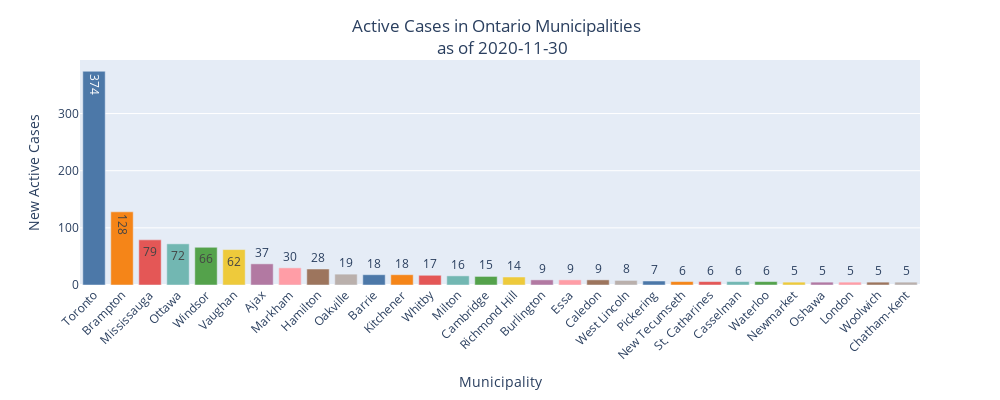

The code cell stored with this chart in its notebook:
### Code cell
fig = px.bar(df_municiaplity_now, y = 'total_confirmed_cases', x = 'municipality',
            text = 'total_confirmed_cases', color = 'municipality',
            color_discrete_sequence = px.colors.qualitative.T10)
fig.update_layout(
    showlegend=False,
    xaxis_title = "Municipality",
    yaxis_title = "New Active Cases",
    title={
        'text' : f" Active Cases in Ontario Municipalities  <br> as of {max(df_active.reported_date).date()}",
        'y' : 0.92,
        'x' : 0.5,
        'xanchor': 'center',
        'yanchor': 'top'
        },
    xaxis_tickangle = -45,
    uniformtext_minsize = 10)
fig.update_layout(
    width = 1000, height = 400)
fig

### Figure 1 — Plotly figure (JSON) as saved in the notebook; plotly's stock layout.template omitted (floating-point values rounded to 4 significant figures)
{"data": [{"alignmentgroup": "True", "hovertemplate": "municipality=%{x}<br>total_confirmed_cases=%{text}<extra></extra>", "legendgroup": "Toronto", "marker": {"color": "#4C78A8"}, "name": "Toronto", "offsetgroup": "Toronto", "orientation": "v", "showlegend": true, "text": [374], "textposition": "auto", "type": "bar", "x": ["Toronto"], "xaxis": "x", "y": [374], "yaxis": "y"}, {"alignmentgroup": "True", "hovertemplate": "municipality=%{x}<br>total_confirmed_cases=%{text}<extra></extra>", "legendgroup": "Brampton", "marker": {"color": "#F58518"}, "name": "Brampton", "offsetgroup": "Brampton", "orientation": "v", "showlegend": true, "text": [128], "textposition": "auto", "type": "bar", "x": ["Brampton"], "xaxis": "x", "y": [128], "yaxis": "y"}, {"alignmentgroup": "True", "hovertemplate": "municipality=%{x}<br>total_confirmed_cases=%{text}<extra></extra>", "legendgroup": "Mississauga", "marker": {"color": "#E45756"}, "name": "Mississauga", "offsetgroup": "Mississauga", "orientation": "v", "showlegend": true, "text": [79], "textposition": "auto", "type": "bar", "x": ["Mississauga"], "xaxis": "x", "y": [79], "yaxis": "y"}, {"alignmentgroup": "True", "hovertemplate": "municipality=%{x}<br>total_confirmed_cases=%{text}<extra></extra>", "legendgroup": "Ottawa", "marker": {"color": "#72B7B2"}, "name": "Ottawa", "offsetgroup": "Ottawa", "orientation": "v", "showlegend": true, "text": [72], "textposition": "auto", "type": "bar", "x": ["Ottawa"], "xaxis": "x", "y": [72], "yaxis": "y"}, {"alignmentgroup": "True", "hovertemplate": "municipality=%{x}<br>total_confirmed_cases=%{text}<extra></extra>", "legendgroup": "Windsor", "marker": {"color": "#54A24B"}, "name": "Windsor", "offsetgroup": "Windsor", "orientation": "v", "showlegend": true, "text": [66], "textposition": "auto", "type": "bar", "x": ["Windsor"], "xaxis": "x", "y": [66], "yaxis": "y"}, {"alignmentgroup": "True", "hovertemplate": "municipality=%{x}<br>total_confirmed_cases=%{text}<extra></extra>", "legendgroup": "Vaughan", "marker": {"color": "#EECA3B"}, "name": "Vaughan", "offsetgroup": "Vaughan", "orientation": "v", "showlegend": true, "text": [62], "textposition": "auto", "type": "bar", "x": ["Vaughan"], "xaxis": "x", "y": [62], "yaxis": "y"}, {"alignmentgroup": "True", "hovertemplate": "municipality=%{x}<br>total_confirmed_cases=%{text}<extra></extra>", "legendgroup": "Ajax", "marker": {"color": "#B279A2"}, "name": "Ajax", "offsetgroup": "Ajax", "orientation": "v", "showlegend": true, "text": [37], "textposition": "auto", "type": "bar", "x": ["Ajax"], "xaxis": "x", "y": [37], "yaxis": "y"}, {"alignmentgroup": "True", "hovertemplate": "municipality=%{x}<br>total_confirmed_cases=%{text}<extra></extra>", "legendgroup": "Markham", "marker": {"color": "#FF9DA6"}, "name": "Markham", "offsetgroup": "Markham", "orientation": "v", "showlegend": true, "text": [30], "textposition": "auto", "type": "bar", "x": ["Markham"], "xaxis": "x", "y": [30], "yaxis": "y"}, {"alignmentgroup": "True", "hovertemplate": "municipality=%{x}<br>total_confirmed_cases=%{text}<extra></extra>", "legendgroup": "Hamilton", "marker": {"color": "#9D755D"}, "name": "Hamilton", "offsetgroup": "Hamilton", "orientation": "v", "showlegend": true, "text": [28], "textposition": "auto", "type": "bar", "x": ["Hamilton"], "xaxis": "x", "y": [28], "yaxis": "y"}, {"alignmentgroup": "True", "hovertemplate": "municipality=%{x}<br>total_confirmed_cases=%{text}<extra></extra>", "legendgroup": "Oakville", "marker": {"color": "#BAB0AC"}, "name": "Oakville", "offsetgroup": "Oakville", "orientation": "v", "showlegend": true, "text": [19], "textposition": "auto", "type": "bar", "x": ["Oakville"], "xaxis": "x", "y": [19], "yaxis": "y"}, {"alignmentgroup": "True", "hovertemplate": "municipality=%{x}<br>total_confirmed_cases=%{text}<extra></extra>", "legendgroup": "Barrie", "marker": {"color": "#4C78A8"}, "name": "Barrie", "offsetgroup": "Barrie", "orientation": "v", "showlegend": true, "text": [18], "textposition": "auto", "type": "bar", "x": ["Barrie"], "xaxis": "x", "y": [18], "yaxis": "y"}, {"alignmentgroup": "True", "hovertemplate": "municipality=%{x}<br>total_confirmed_cases=%{text}<extra></extra>", "legendgroup": "Kitchener", "marker": {"color": "#F58518"}, "name": "Kitchener", "offsetgroup": "Kitchener", "orientation": "v", "showlegend": true, "text": [18], "textposition": "auto", "type": "bar", "x": ["Kitchener"], "xaxis": "x", "y": [18], "yaxis": "y"}, {"alignmentgroup": "True", "hovertemplate": "municipality=%{x}<br>total_confirmed_cases=%{text}<extra></extra>", "legendgroup": "Whitby", "marker": {"color": "#E45756"}, "name": "Whitby", "offsetgroup": "Whitby", "orientation": "v", "showlegend": true, "text": [17], "textposition": "auto", "type": "bar", "x": ["Whitby"], "xaxis": "x", "y": [17], "yaxis": "y"}, {"alignmentgroup": "True", "hovertemplate": "municipality=%{x}<br>total_confirmed_cases=%{text}<extra></extra>", "legendgroup": "Milton", "marker": {"color": "#72B7B2"}, "name": "Milton", "offsetgroup": "Milton", "orientation": "v", "showlegend": true, "text": [16], "textposition": "auto", "type": "bar", "x": ["Milton"], "xaxis": "x", "y": [16], "yaxis": "y"}, {"alignmentgroup": "True", "hovertemplate": "municipality=%{x}<br>total_confirmed_cases=%{text}<extra></extra>", "legendgroup": "Cambridge", "marker": {"color": "#54A24B"}, "name": "Cambridge", "offsetgroup": "Cambridge", "orientation": "v", "showlegend": true, "text": [15], "textposition": "auto", "type": "bar", "x": ["Cambridge"], "xaxis": "x", "y": [15], "yaxis": "y"}, {"alignmentgroup": "True", "hovertemplate": "municipality=%{x}<br>total_confirmed_cases=%{text}<extra></extra>", "legendgroup": "Richmond Hill", "marker": {"color": "#EECA3B"}, "name": "Richmond Hill", "offsetgroup": "Richmond Hill", "orientation": "v", "showlegend": true, "text": [14], "textposition": "auto", "type": "bar", "x": ["Richmond Hill"], "xaxis": "x", "y": [14], "yaxis": "y"}, {"alignmentgroup": "True", "hovertemplate": "municipality=%{x}<br>total_confirmed_cases=%{text}<extra></extra>", "legendgroup": "Burlington", "marker": {"color": "#B279A2"}, "name": "Burlington", "offsetgroup": "Burlington", "orientation": "v", "showlegend": true, "text": [9], "textposition": "auto", "type": "bar", "x": ["Burlington"], "xaxis": "x", "y": [9], "yaxis": "y"}, {"alignmentgroup": "True", "hovertemplate": "municipality=%{x}<br>total_confirmed_cases=%{text}<extra></extra>", "legendgroup": "Essa", "marker": {"color": "#FF9DA6"}, "name": "Essa", "offsetgroup": "Essa", "orientation": "v", "showlegend": true, "text": [9], "textposition": "auto", "type": "bar", "x": ["Essa"], "xaxis": "x", "y": [9], "yaxis": "y"}, {"alignmentgroup": "True", "hovertemplate": "municipality=%{x}<br>total_confirmed_cases=%{text}<extra></extra>", "legendgroup": "Caledon", "marker": {"color": "#9D755D"}, "name": "Caledon", "offsetgroup": "Caledon", "orientation": "v", "showlegend": true, "text": [9], "textposition": "auto", "type": "bar", "x": ["Caledon"], "xaxis": "x", "y": [9], "yaxis": "y"}, {"alignmentgroup": "True", "hovertemplate": "municipality=%{x}<br>total_confirmed_cases=%{text}<extra></extra>", "legendgroup": "West Lincoln", "marker": {"color": "#BAB0AC"}, "name": "West Lincoln", "offsetgroup": "West Lincoln", "orientation": "v", "showlegend": true, "text": [8], "textposition": "auto", "type": "bar", "x": ["West Lincoln"], "xaxis": "x", "y": [8], "yaxis": "y"}, {"alignmentgroup": "True", "hovertemplate": "municipality=%{x}<br>total_confirmed_cases=%{text}<extra></extra>", "legendgroup": "Pickering", "marker": {"color": "#4C78A8"}, "name": "Pickering", "offsetgroup": "Pickering", "orientation": "v", "showlegend": true, "text": [7], "textposition": "auto", "type": "bar", "x": ["Pickering"], "xaxis": "x", "y": [7], "yaxis": "y"}, {"alignmentgroup": "True", "hovertemplate": "municipality=%{x}<br>total_confirmed_cases=%{text}<extra></extra>", "legendgroup": "New Tecumseth", "marker": {"color": "#F58518"}, "name": "New Tecumseth", "offsetgroup": "New Tecumseth", "orientation": "v", "showlegend": true, "text": [6], "textposition": "auto", "type": "bar", "x": ["New Tecumseth"], "xaxis": "x", "y": [6], "yaxis": "y"}, {"alignmentgroup": "True", "hovertemplate": "municipality=%{x}<br>total_confirmed_cases=%{text}<extra></extra>", "legendgroup": "St. Catharines", "marker": {"color": "#E45756"}, "name": "St. Catharines", "offsetgroup": "St. Catharines", "orientation": "v", "showlegend": true, "text": [6], "textposition": "auto", "type": "bar", "x": ["St. Catharines"], "xaxis": "x", "y": [6], "yaxis": "y"}, {"alignmentgroup": "True", "hovertemplate": "municipality=%{x}<br>total_confirmed_cases=%{text}<extra></extra>", "legendgroup": "Casselman", "marker": {"color": "#72B7B2"}, "name": "Casselman", "offsetgroup": "Casselman", "orientation": "v", "showlegend": true, "text": [6], "textposition": "auto", "type": "bar", "x": ["Casselman"], "xaxis": "x", "y": [6], "yaxis": "y"}, {"alignmentgroup": "True", "hovertemplate": "municipality=%{x}<br>total_confirmed_cases=%{text}<extra></extra>", "legendgroup": "Waterloo", "marker": {"color": "#54A24B"}, "name": "Waterloo", "offsetgroup": "Waterloo", "orientation": "v", "showlegend": true, "text": [6], "textposition": "auto", "type": "bar", "x": ["Waterloo"], "xaxis": "x", "y": [6], "yaxis": "y"}, {"alignmentgroup": "True", "hovertemplate": "municipality=%{x}<br>total_confirmed_cases=%{text}<extra></extra>", "legendgroup": "Newmarket", "marker": {"color": "#EECA3B"}, "name": "Newmarket", "offsetgroup": "Newmarket", "orientation": "v", "showlegend": true, "text": [5], "textposition": "auto", "type": "bar", "x": ["Newmarket"], "xaxis": "x", "y": [5], "yaxis": "y"}, {"alignmentgroup": "True", "hovertemplate": "municipality=%{x}<br>total_confirmed_cases=%{text}<extra></extra>", "legendgroup": "Oshawa", "marker": {"color": "#B279A2"}, "name": "Oshawa", "offsetgroup": "Oshawa", "orientation": "v", "showlegend": true, "text": [5], "textposition": "auto", "type": "bar", "x": ["Oshawa"], "xaxis": "x", "y": [5], "yaxis": "y"}, {"alignmentgroup": "True", "hovertemplate": "municipality=%{x}<br>total_confirmed_cases=%{text}<extra></extra>", "legendgroup": "London", "marker": {"color": "#FF9DA6"}, "name": "London", "offsetgroup": "London", "orientation": "v", "showlegend": true, "text": [5], "textposition": "auto", "type": "bar", "x": ["London"], "xaxis": "x", "y": [5], "yaxis": "y"}, {"alignmentgroup": "True", "hovertemplate": "municipality=%{x}<br>total_confirmed_cases=%{text}<extra></extra>", "legendgroup": "Woolwich", "marker": {"color": "#9D755D"}, "name": "Woolwich", "offsetgroup": "Woolwich", "orientation": "v", "showlegend": true, "text": [5], "textposition": "auto", "type": "bar", "x": ["Woolwich"], "xaxis": "x", "y": [5], "yaxis": "y"}, {"alignmentgroup": "True", "hovertemplate": "municipality=%{x}<br>total_confirmed_cases=%{text}<extra></extra>", "legendgroup": "Chatham-Kent", "marker": {"color": "#BAB0AC"}, "name": "Chatham-Kent", "offsetgroup": "Chatham-Kent", "orientation": "v", "showlegend": true, "text": [5], "textposition": "auto", "type": "bar", "x": ["Chatham-Kent"], "xaxis": "x", "y": [5], "yaxis": "y"}], "layout": {"barmode": "relative", "height": 400, "legend": {"title": {"text": "municipality"}, "tracegroupgap": 0}, "margin": {"t": 60}, "showlegend": false, "title": {"text": " Active Cases in Ontario Municipalities  <br> as of 2020-11-30", "x": 0.5, "xanchor": "center", "y": 0.92, "yanchor": "top"}, "uniformtext": {"minsize": 10}, "width": 1000, "xaxis": {"anchor": "y", "autorange": true, "categoryarray": ["Toronto", "Brampton", "Mississauga", "Ottawa", "Windsor", "Vaughan", "Ajax", "Markham", "Hamilton", "Oakville", "Barrie", "Kitchener", "Whitby", "Milton", "Cambridge", "Richmond Hill", "Burlington", "Essa", "Caledon", "West Lincoln", "Pickering", "New Tecumseth", "St. Catharines", "Casselman", "Waterloo", "Newmarket", "Oshawa", "London", "Woolwich", "Chatham-Kent"], "categoryorder": "array", "domain": [0, 1], "range": [-0.5, 29.5], "tickangle": -45, "title": {"text": "Municipality"}, "type": "category"}, "yaxis": {"anchor": "x", "autorange": true, "domain": [0, 1], "range": [0, 393.7], "title": {"text": "New Active Cases"}, "type": "linear"}}}
